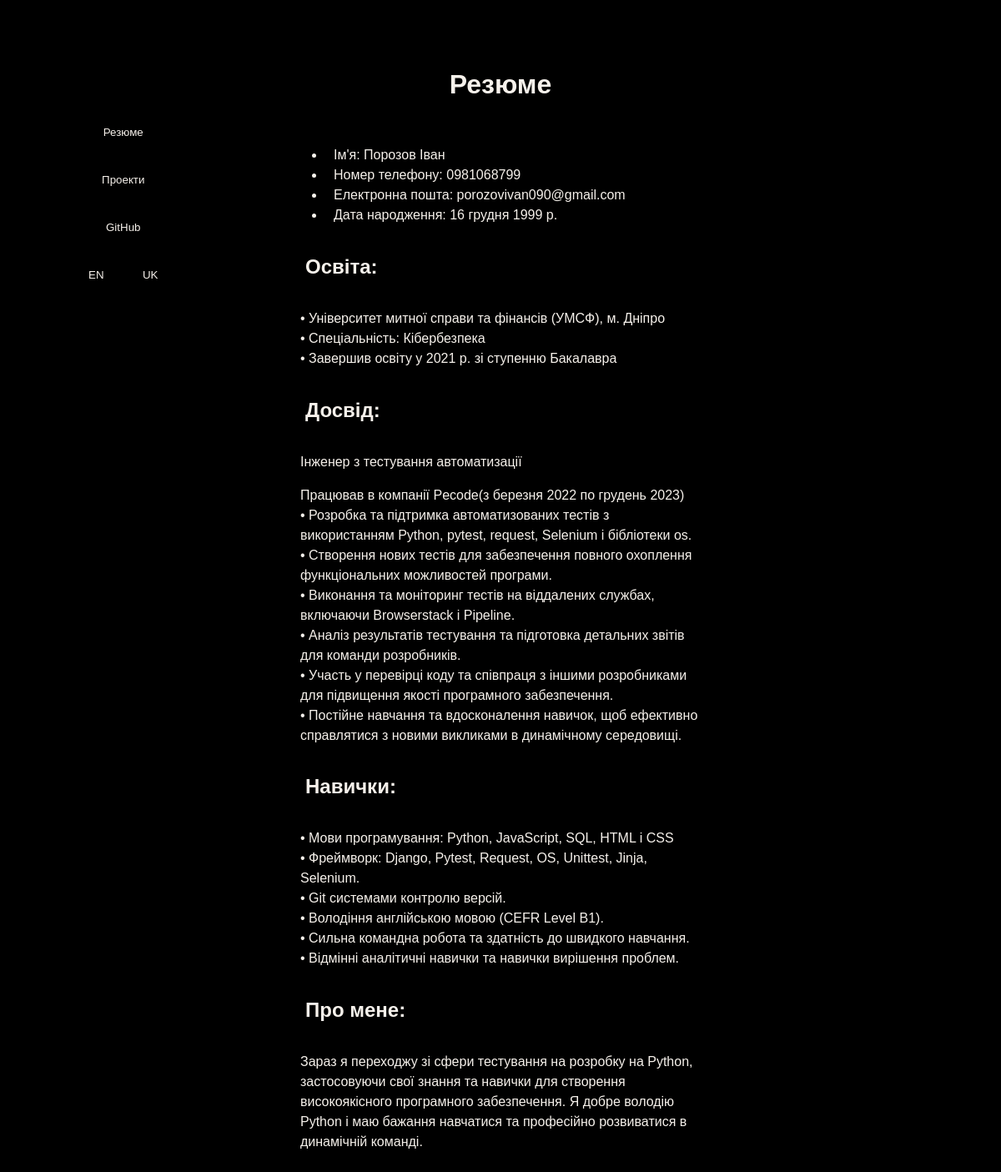
/uk/, run on an earlier commit of the app's database.
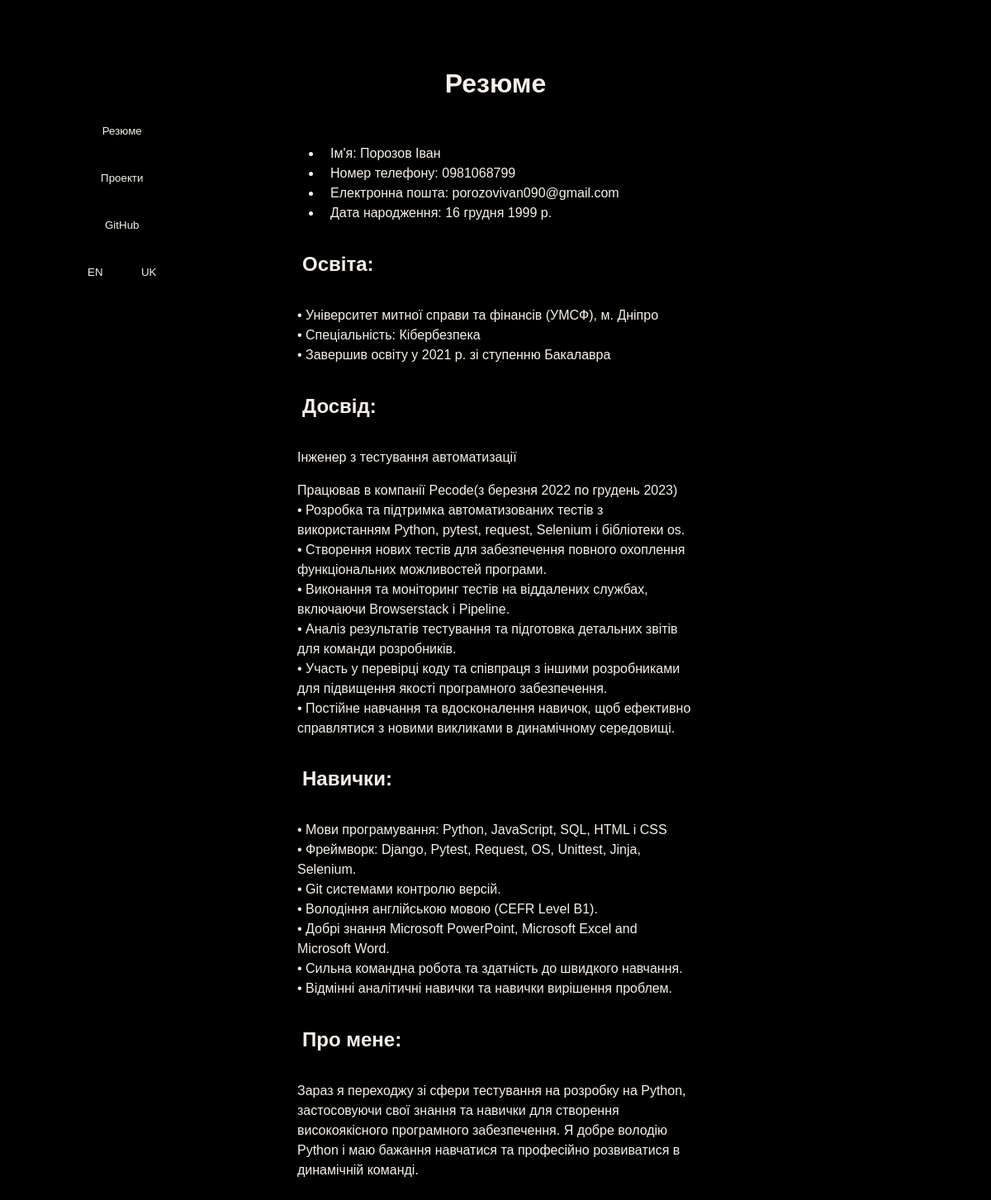
And on a later commit of the database.
### face/models.py (models this page shows, shortened)
class Resume(models.Model):
    name = models.CharField(max_length=255)
    phone = models.CharField(max_length=20)
    email = models.EmailField()
    date_of_birth = models.DateField()
    education = models.TextField()
    work_experience = models.TextField()
    skills = models.TextField()
    about_me = models.TextField()
    description = models.TextField()
    technologies = models.TextField()
    encrypt_text = models.TextField()

### face/views.py (the view)
# urls.py: path("", views.index, name='resume'),
def index(request):
    resume_data = Resume.objects.first()
    headers_data = Headers.objects.first()
    return render(request, 'resume.html', {'resume_data': resume_data, 'headers_data': headers_data})

### face/templates/resume.html (shortened to what this page needs)
{% extends 'base.html' %}
{% block text_header %}{{ headers_data.resume }}{% endblock %}
{% block content %}
<div class="main-info">
    <ul>
        <li>{{ headers_data.name }}: {{ resume_data.name }}</li>
        <li>{{ headers_data.phone }}: {{ resume_data.phone }}</li>
        <li>{{ headers_data.email }}: {{ resume_data.email }}</li>
        <li>{{ headers_data.date_of_birth }}: {{ resume_data.date_of_birth }}</li>
    </ul>
</div>
<div class="education">
    <h2>{{ headers_data.education }}:</h2>
    {{ resume_data.education | linebreaks | safe }}
</div>
 <div class="experience">
    <h2>{{ headers_data.experience }}:</h2>
    {{ resume_data.work_experience | linebreaks | safe }}
</div>
 <div class="skills">
    <h2>{{ headers_data.skills }}:</h2>
    {{ resume_data.skills | linebreaks | safe }}
</div>
<div class="about-me">
    <h2>{{ headers_data.about_me }}:</h2>
    <p>{{ resume_data.about_me | linebreaks | safe }}</p>
</div>
{% endblock %}

What changed in the data, as far as the page shows it:
changed Resume "Порозов Іван": skills "…(CEFR Level B1). • Сильна командна робота та…" → "…(CEFR Level B1). • Добрі знання Microsoft PowerPoint, Microsoft Excel and Microsoft Word. • Сильна командна робота та…"
